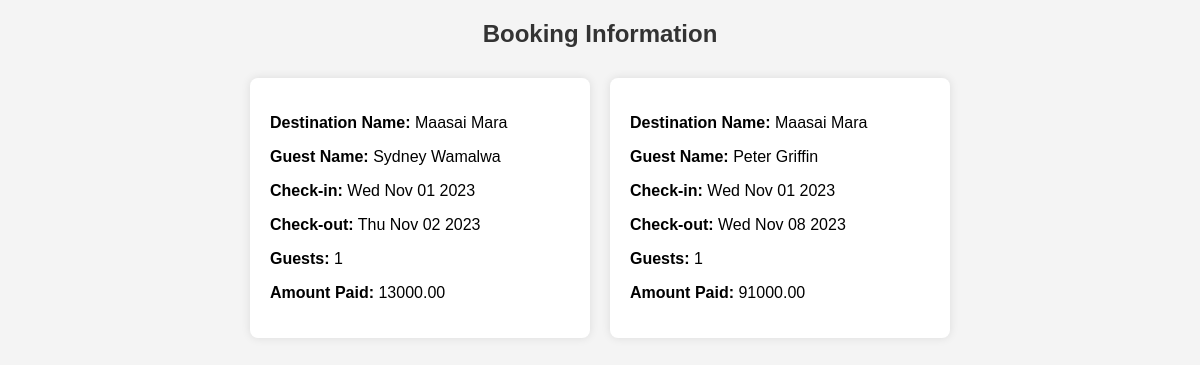
/viewbookings/1, run on an earlier commit of the app's database.
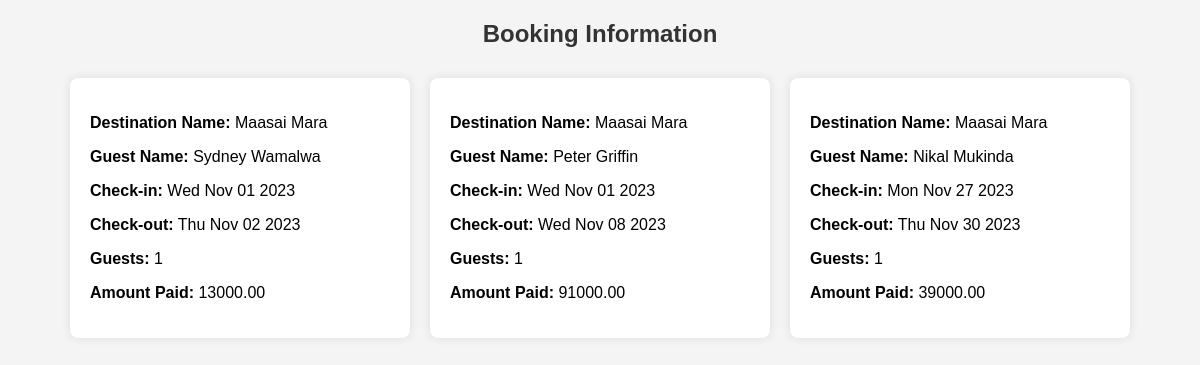
And on a later commit of the database.
### tables this page shows
CREATE TABLE destination_bookings (
            id INTEGER PRIMARY KEY,
            destination_name TEXT NOT NULL,
            guest_name TEXT NOT NULL,
            destination_booking_id INTEGER NOT NULL,
            check_in DATE NOT NULL,
            check_out DATE NOT NULL,
            guests INTEGER NOT NULL,
            amount VARCHAR NOT NULL,
            FOREIGN KEY (destination_booking_id) REFERENCES destinations (id)
        );

### app.py (the view)
@app.route('/viewbookings/<destination_id>')
def viewbooking(destination_id):
    try:
        with sqlite3.connect('users.db') as connection:
            cursor = connection.cursor()
            cursor.execute("SELECT * FROM destination_bookings WHERE destination_booking_id = ?", (destination_id,))
            bookings_data = cursor.fetchall()
        return render_template('admin_view_booking.html', bookings_data=bookings_data)
    except Exception as e:
        print(f"Error fetching bookings: {e}")
        bookings_data = []
        return render_template('admin_view_booking.html', bookings_data=bookings_data, error=str(e))

### templates/admin_view_booking.html (shortened to what this page needs)
<!DOCTYPE html>
<html lang="en">
<head>
</head>
<body>
    <h2>Booking Information</h2>
    <div class="bookings-container">
        {% for booking in bookings_data %}
            <div class="bookings">
                <p><strong>Destination Name:</strong> {{ booking[1] }}</p>
                <p><strong>Guest Name:</strong> {{ booking[2] }}</p>
                <p><strong>Check-in:</strong> {{ booking[4] }}</p>
                <p><strong>Check-out:</strong> {{ booking[5] }}</p>
                <p><strong>Guests:</strong> {{ booking[3] }}</p>
                <p><strong>Amount Paid:</strong> {{ booking[7] }}</p>
            </div>
        {% endfor %}
    </div>
</body>
</html>

### templates/admin_view_booking.html (style rules this page uses)
body { font-family: 'Arial', sans-serif; background-color: #f4f4f4; margin: 0; padding: 0; display: flex; flex-direction: column; align-items: center; height: 100vh; }
h2 { text-align: center; color: #333; margin-bottom: 20px; }
.bookings-container { display: flex; flex-wrap: wrap; justify-content: center; }
.bookings { background-color: #fff; box-shadow: 0 0 10px rgba(0, 0, 0, 0.1); padding: 20px; margin: 10px; border-radius: 8px; width: 300px; text-align: left; }

What changed in the data, as far as the page shows it:
added destination_bookings: destination_name "Maasai Mara", guest_name "Nikal Mukinda", check_in "Mon Nov 27 2023", check_out "Thu Nov 30 2023", destination_booking "1", amount "39000.00"
